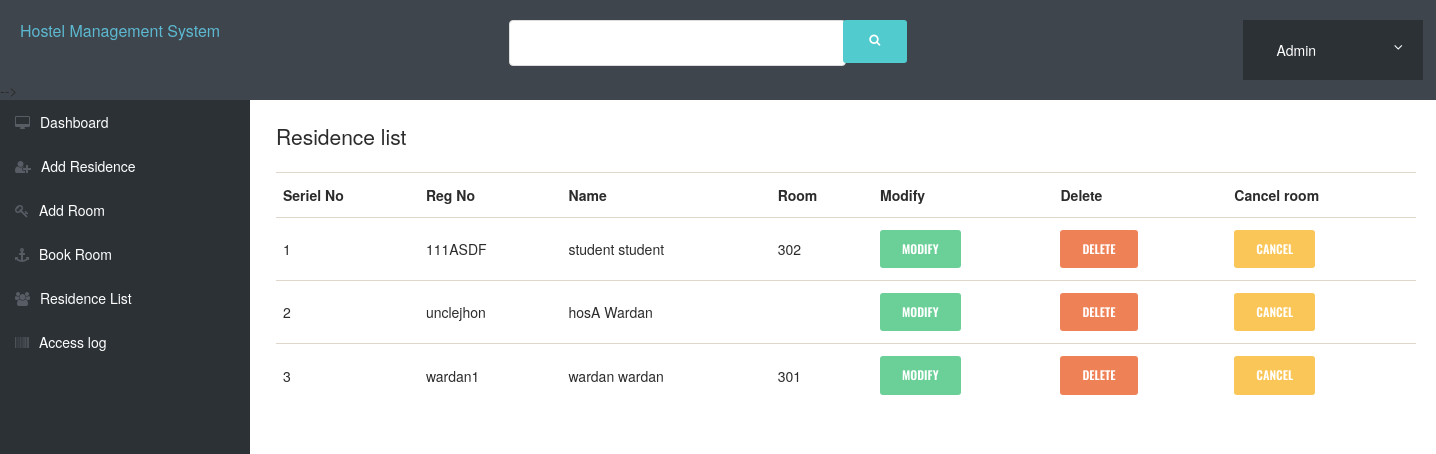
Page /admin/list_res.php on the committed database.
### tables this page shows
CREATE TABLE `booking` (
  `REG_NO` varchar(11) NOT NULL,
  `ROOM_NO` int(11) NOT NULL,
  `DATE_OF_BOOKING` timestamp NULL DEFAULT current_timestamp(),
  `PAYMENT` varchar(50) DEFAULT NULL
);

CREATE TABLE `residence` (
  `F_NAME` varchar(50) DEFAULT NULL,
  `L_NAME` varchar(50) DEFAULT NULL,
  `M_INIT` varchar(10) DEFAULT NULL,
  `DOB` date DEFAULT NULL,
  `COURSE` varchar(300) DEFAULT NULL,
  `YEAR` varchar(5) DEFAULT NULL,
  `EMAIL` varchar(50) DEFAULT NULL,
  `PHONE_NO` int(11) DEFAULT NULL,
  `ADDRESS` varchar(350) DEFAULT NULL,
  `REG_NO` varchar(11) NOT NULL,
  `PASSWD` varchar(60) DEFAULT NULL,
  `DATE_OF_JOIN` date DEFAULT NULL,
  `admin` char(2) DEFAULT NULL,
  `GENDER` char(7) DEFAULT NULL
);

### admin/list_res.php (the view)
<?php
include "include/head.php";
require_once "include/DBconnect.php";
?>
<div class="container">
    <legend>Residence list</legend>
            <table class="table table-hover">
                <tr>
                    <th>Seriel No</th>
                    <th>Reg No</th>
                    <th>Name</th>
                    <th>Room</th>
                    <th>Modify</th>
                    <th>Delete</th>
                    <th>Cancel room</th>
                </tr>
                <?php
                $sql = "SELECT booking.ROOM_NO, residence.REG_NO, residence.F_NAME, residence.L_NAME FROM booking RIGHT OUTER JOIN residence ON booking.REG_NO = residence.REG_NO";
                $res = mysqli_query($conn, $sql);
                if (mysqli_num_rows($res) > 0) {
                    $i = 0;
                    while ($row = mysqli_fetch_array($res)) {
                        $i++;
                        ?>
                        <tr>
                            <td><?php echo $i ?></td>
                            <td><?php echo $row['REG_NO']; ?></td>
                            <td><?php echo $row['F_NAME']." ".$row['L_NAME']; ?></td>
                            <td><?php echo $row['ROOM_NO']; ?></td>
                            <td><a href="<?php echo "modify_res.php?reg_no='".$row['REG_NO']."'"; ?>" class="btn btn-success">MODIFY</a></td>
                            <td><a href="<?php echo "del_res.php?reg_no='".$row['REG_NO']."'"; ?>" class="btn btn-danger">DELETE</a></td>
                            <td><a href="<?php echo "cancel_room.php?reg_no='".$row['REG_NO']."'"; ?>" class="btn btn-warning">CANCEL</a></td>
                        </tr>
                        <?php
                    }
                }
                ?>
    </table>
</div>

### admin/assets/css/style.css (style rules this page uses)
html { font-size: 14px; }
@media only screen and (min-width: 480px) { html { font-size: 17px; } }
@media only screen and (min-width: 768px) { html { font-size: 14px; } }
a { color: #37a6c4; }
.btn { font-family: 'Oswald', sans-serif; }
.btn { text-transform: none; }

### rows in the picture
booking: REG_NO.REG_NO "111ASDF", REG_NO.F_NAME "student", REG_NO.L_NAME "student", ROOM_NO "302"
residence: REG_NO "unclejhon", F_NAME "hosA", L_NAME "Wardan"
booking: REG_NO.REG_NO "wardan1", REG_NO.F_NAME "wardan", REG_NO.L_NAME "wardan", ROOM_NO "301"
